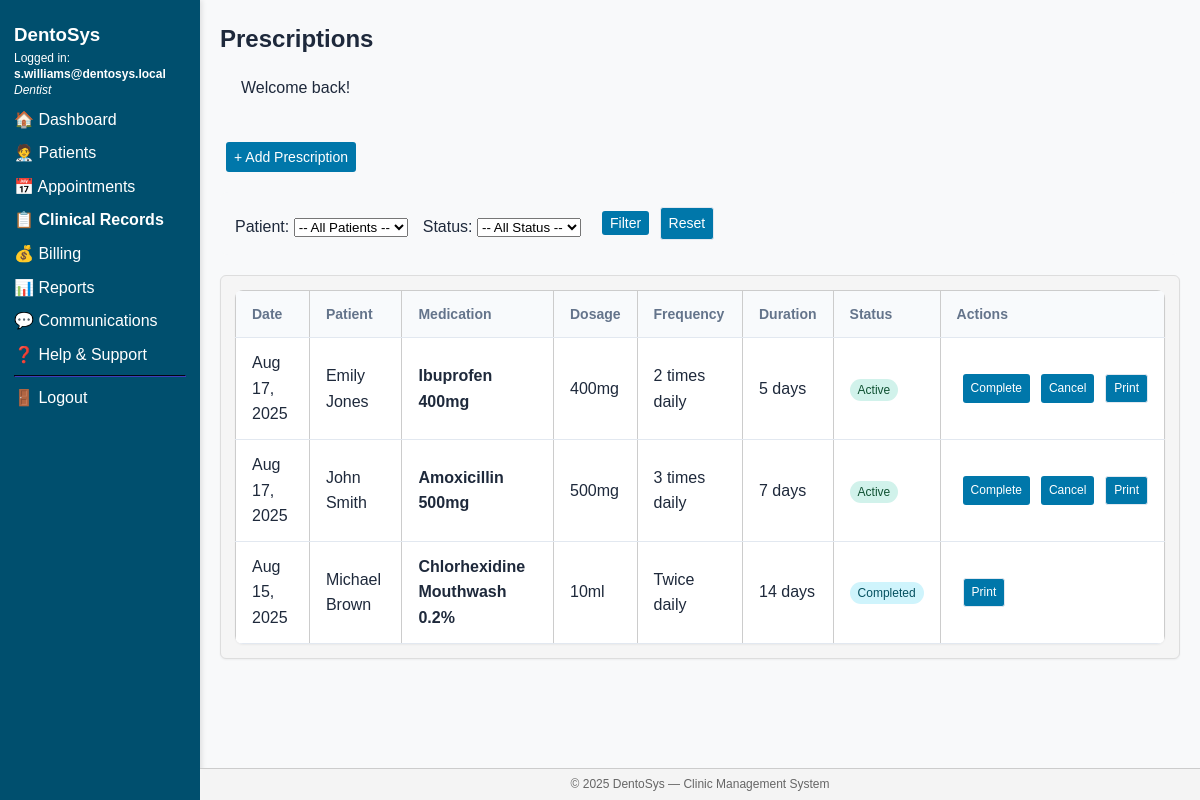
Page /pages/records/prescriptions.php (signed in) on the committed database.
### tables this page shows
CREATE TABLE `UserTbl` (
  `user_id` int(11) NOT NULL AUTO_INCREMENT,
  `email` varchar(100) NOT NULL,
  `password_hash` varchar(255) NOT NULL,
  `role_id` int(11) NOT NULL,
  `is_active` tinyint(1) DEFAULT 1,
  `created_at` timestamp NULL DEFAULT current_timestamp(),
  PRIMARY KEY (`user_id`),
  UNIQUE KEY `email` (`email`),
  KEY `role_id` (`role_id`),
  CONSTRAINT `UserTbl_ibfk_1` FOREIGN KEY (`role_id`) REFERENCES `Role` (`role_id`)
);

CREATE TABLE `Role` (
  `role_id` int(11) NOT NULL,
  `role_name` varchar(50) NOT NULL,
  PRIMARY KEY (`role_id`),
  UNIQUE KEY `role_name` (`role_name`)
);

CREATE TABLE `Prescriptions` (
  `prescription_id` int(11) NOT NULL AUTO_INCREMENT,
  `patient_id` int(11) NOT NULL,
  `dentist_id` int(11) NOT NULL,
  `appointment_id` int(11) DEFAULT NULL,
  `medication_name` varchar(255) NOT NULL,
  `dosage` varchar(100) NOT NULL,
  `frequency` varchar(100) NOT NULL,
  `duration` varchar(100) NOT NULL,
  `instructions` text DEFAULT NULL,
  `status` enum('Active','Completed','Cancelled') DEFAULT 'Active',
  `prescribed_date` datetime DEFAULT current_timestamp(),
  `created_at` timestamp DEFAULT current_timestamp(),
  `updated_at` timestamp DEFAULT current_timestamp() ON UPDATE current_timestamp(),
  PRIMARY KEY (`prescription_id`),
  KEY `patient_id` (`patient_id`),
  KEY `dentist_id` (`dentist_id`),
  KEY `appointment_id` (`appointment_id`),
  CONSTRAINT `Prescriptions_ibfk_1` FOREIGN KEY (`patient_id`) REFERENCES `Patient` (`patient_id`),
  CONSTRAINT `Prescriptions_ibfk_2` FOREIGN KEY (`dentist_id`) REFERENCES `Dentist` (`dentist_id`),
  CONSTRAINT `Prescriptions_ibfk_3` FOREIGN KEY (`appointment_id`) REFERENCES `Appointment` (`appointment_id`)
);

### pages/records/prescriptions.php (the view, shortened to what this page needs)
<?php
require_once BASE_PATH . '/includes/functions.php';
$conn->query("
CREATE TABLE IF NOT EXISTS Prescription (
    prescription_id INT AUTO_INCREMENT PRIMARY KEY,
    patient_id INT NOT NULL,
    dentist_id INT NOT NULL,
    appointment_id INT,
    medication_name VARCHAR(255) NOT NULL,
    dosage VARCHAR(100),
    frequency VARCHAR(100),
    duration VARCHAR(100),
    instructions TEXT,
    prescribed_date DATE NOT NULL,
    status ENUM('Active', 'Completed', 'Cancelled') DEFAULT 'Active',
    created_at TIMESTAMP DEFAULT CURRENT_TIMESTAMP,
    FOREIGN KEY (patient_id) REFERENCES Patient(patient_id) ON DELETE CASCADE,
    FOREIGN KEY (dentist_id) REFERENCES Dentist(dentist_id) ON DELETE CASCADE,
    FOREIGN KEY (appointment_id) REFERENCES Appointment(appointment_id) ON DELETE SET NULL
)
");
$whereSQL = "WHERE 1=1";
$sql = "SELECT pr.*,
               CONCAT(p.first_name, ' ', p.last_name) AS patient_name,
               CONCAT(u.email) AS dentist_name
        FROM Prescriptions pr
        JOIN Patient p ON p.patient_id = pr.patient_id
        JOIN Dentist d ON d.dentist_id = pr.dentist_id
        JOIN UserTbl u ON u.user_id = d.user_id
        $whereSQL
        ORDER BY pr.prescribed_date DESC";
$prescriptions = $conn->query($sql);
include BASE_PATH . '/templates/header.php';
include BASE_PATH . '/templates/sidebar.php';
?>
<main>
  <h2>Prescriptions</h2>
  <?= get_flash(); ?>
  <div style="margin-bottom: 20px;">
    <a class="btn btn-primary" href="add_prescription.php">+ Add Prescription</a>
  </div>
  <form method="get" style="margin-bottom:20px; padding:15px; background:#f8f9fa; border-radius:8px;">
    <div style="display:flex; gap:15px; align-items:end; flex-wrap:wrap;">
      <div>
        <label>Patient:</label>
        <select name="patient" style="margin-top:5px;">
          <option value="">-- All Patients --</option>
        </select>
      </div>
      <div>
        <label>Status:</label>
        <select name="status" style="margin-top:5px;">
          <option value="">-- All Status --</option>
        </select>
      </div>
      <div>
        <button type="submit" class="btn btn-secondary">Filter</button>
        <a href="prescriptions.php" class="btn btn-outline">Reset</a>
      </div>
    </div>
  </form>
  <div class="card">
    <table class="table">
      <thead>
        <tr>
          <th>Date</th>
          <th>Patient</th>
          <th>Medication</th>
          <th>Dosage</th>
          <th>Frequency</th>
          <th>Duration</th>
          <th>Status</th>
          <th>Actions</th>
        </tr>
      </thead>
      <tbody>
        <?php if ($prescriptions->num_rows === 0): ?>
          <tr><td colspan="8" class="text-center">No prescriptions found.</td></tr>
        <?php else: ?>
          <?php while ($rx = $prescriptions->fetch_assoc()): ?>
            <tr>
              <td><?= date('M d, Y', strtotime($rx['prescribed_date'])); ?></td>
              <td><?= htmlspecialchars($rx['patient_name']); ?></td>
              <td><strong><?= htmlspecialchars($rx['medication_name']); ?></strong></td>
              <td><?= htmlspecialchars($rx['dosage']); ?></td>
              <td><?= htmlspecialchars($rx['frequency']); ?></td>
              <td><?= htmlspecialchars($rx['duration']); ?></td>
              <td>
                <span class="badge badge-<?= strtolower($rx['status']) === 'active' ? 'success' : (strtolower($rx['status']) === 'completed' ? 'primary' : 'danger'); ?>">
                  <?= $rx['status']; ?>
                </span>
              </td>
              <td>
                <div style="display:flex; gap:5px;">
                  <?php if ($rx['status'] === 'Active'): ?>
                    <a href="?action=complete&id=<?= $rx['prescription_id']; ?>"
                       class="btn btn-sm btn-success"
                       onclick="return confirm('Mark as completed?');">Complete</a>
                    <a href="?action=cancel&id=<?= $rx['prescription_id']; ?>"
                       class="btn btn-sm btn-danger"
                       onclick="return confirm('Cancel prescription?');">Cancel</a>
                  <?php endif; ?>
                  <a href="print_prescription.php?id=<?= $rx['prescription_id']; ?>"
                     class="btn btn-sm btn-outline" target="_blank">Print</a>
                </div>
              </td>
            </tr>
          <?php endwhile; ?>
        <?php endif; ?>
      </tbody>
    </table>
  </div>
</main>
<?php include BASE_PATH . '/templates/footer.php'; ?>

### templates/sidebar.php (shortened to what this page needs)
<?php
$userEmail = $roleName = '';
$roleID    = 0;
if (!empty($_SESSION['user_id'])) {
    $uid = (int)$_SESSION['user_id'];
    $qry = $conn->query(
        "SELECT u.email, r.role_name, r.role_id
         FROM UserTbl u
         JOIN Role   r ON r.role_id = u.role_id
         WHERE u.user_id = $uid LIMIT 1"
    );
    if ($row = $qry->fetch_assoc()) {
        $userEmail = $row['email'];
        $roleName  = $row['role_name'];
        $roleID    = (int) $row['role_id'];
    }
}
$current = $_SERVER['REQUEST_URI'];
$active  = fn(string $sub) =>
    (strpos($current, $sub) !== false) ? 'style="font-weight:bold;"' : '';
?>
<aside class="sidebar">
  <h3 style="margin-top:0;">DentoSys</h3>
  <p style="font-size:12px;line-height:1.35em;">
    Logged&nbsp;in:<br>
    <strong><?= htmlspecialchars($userEmail); ?></strong><br>
    <em><?= htmlspecialchars($roleName); ?></em>
  </p>
  <nav>
    <?php if ($roleID === 4):  ?>
      <a <?= $active('/dashboard');       ?> href="/dentosys/pages/patients/my_profile.php">👤 My Profile</a>
      <a <?= $active('/appointments');    ?> href="/dentosys/pages/patients/my_appointments.php">📅 My Appointments</a>
      <a <?= $active('/records');         ?> href="/dentosys/pages/patients/my_records.php">📋 My Records</a>
      <a <?= $active('/prescriptions');   ?> href="/dentosys/pages/patients/my_prescriptions.php">💊 My Prescriptions</a>
      <a <?= $active('/billing');         ?> href="/dentosys/pages/patients/my_billing.php">💰 My Bills</a>
      <a <?= $active('/book');            ?> href="/dentosys/pages/patients/book_appointment.php">➕ Book Appointment</a>
    <?php else:  ?>
      <a <?= $active('/dashboard.php');   ?> href="/dentosys/pages/dashboard.php">🏠 Dashboard</a>
      <a <?= $active('/patients');        ?> href="/dentosys/pages/patients/list.php">🧑‍⚕️ Patients</a>
      <a <?= $active('/appointments');    ?> href="/dentosys/pages/appointments/calendar.php">📅 Appointments</a>
      <a <?= $active('/records');         ?> href="/dentosys/pages/records/list.php">📋 Clinical Records</a>
      <a <?= $active('/billing');         ?> href="/dentosys/pages/billing/invoices.php">💰 Billing</a>
      <?php if ($roleID !== 3):  ?>
        <a <?= $active('/reports');       ?> href="/dentosys/pages/reports/financial.php">📊 Reports</a>
        <a <?= $active('/communications');?> href="/dentosys/pages/communications/templates.php">💬 Communications</a>
      <?php endif; ?>
    <?php endif; ?>
    <a <?= $active('/help');            ?> href="/dentosys/pages/help.php">❓ Help & Support</a>
    <hr style="border-color:#226;">
    <a href="/dentosys/auth/logout.php">🚪 Logout</a>
  </nav>
</aside>

### assets/css/framework.css (style rules this page uses)
:root { --primary-color: #2563eb; --primary-hover: #1d4ed8; --secondary-color: #64748b; --success-color: #10b981; --warning-color: #f59e0b; --error-color: #ef4444; --background: #f8fafc; --surface: #ffffff; --text-primary: #1e293b; --text-secondary: #64748b; --border-color: #e2e8f0; --font-family: 'Inter', -apple-system, BlinkMacSystemFont, sans-serif; --font-size-xs: 0.75rem; --font-size-sm: 0.875rem; --font-size-base: 1rem; --font-size-lg: 1.125rem; --font-size-xl: 1.25rem; --font-size-2xl: 1.5rem; --font-size-3xl: 1.875rem; --spacing-1: 0.25rem; --spacing-2: 0.5rem; --spacing-3: 0.75rem; --spacing-4: 1rem; --spacing-6: 1.5rem; --spacing-8: 2rem; --radius-sm: 0.25rem; --radius-md: 0.375rem; --radius-lg: 0.5rem; --radius-xl: 0.75rem; --shadow-sm: 0 1px 2px 0 rgb(0 0 0 / 0.05); --shadow-md: 0 4px 6px -1px rgb(0 0 0 / 0.1); --shadow-lg: 0 10px 15px -3px rgb(0 0 0 / 0.1); }
* { box-sizing: border-box; margin: 0; padding: 0; }
body { font-family: var(--font-family); font-size: var(--font-size-base); line-height: 1.6; color: var(--text-primary); background-color: var(--background); }
.card { background: var(--surface); border: 1px solid var(--border-color); border-radius: var(--radius-lg); padding: var(--spacing-6); box-shadow: var(--shadow-sm); transition: box-shadow 0.2s ease; }
.btn { display: inline-flex; align-items: center; justify-content: center; padding: var(--spacing-2) var(--spacing-4); font-size: var(--font-size-sm); font-weight: 500; border: none; border-radius: var(--radius-md); cursor: pointer; text-decoration: none; transition: all 0.2s ease; gap: var(--spacing-2); }
.btn-primary { background-color: var(--primary-color); color: white; }
.btn-secondary { background-color: var(--secondary-color); color: white; }
.btn-success { background-color: var(--success-color); color: white; }
.btn-danger { background-color: var(--error-color); color: white; }
.btn-outline { background-color: transparent; border: 1px solid var(--border-color); color: var(--text-primary); }
.btn-sm { padding: var(--spacing-1) var(--spacing-3); font-size: var(--font-size-xs); }
.table { width: 100%; border-collapse: collapse; background: var(--surface); border-radius: var(--radius-lg); overflow: hidden; box-shadow: var(--shadow-sm); }
.table th, .table td { padding: var(--spacing-3) var(--spacing-4); text-align: left; border-bottom: 1px solid var(--border-color); }
.table th { background-color: var(--background); font-weight: 600; font-size: var(--font-size-sm); color: var(--text-secondary); }

### assets/css/style.css (style rules this page uses)
body { background-color: #f8f9fa; }
.sidebar { width: 240px; min-height: 100vh; background-color: #004F6E; color: #fff; box-shadow: 2px 0 5px rgba(0,0,0,0.1); }
main { flex: 1; padding: 2rem; overflow-x: auto; }

### templates/header.php (style rules this page uses)
body { display:flex;min-height:100vh;margin:0;font-family:Arial,Helvetica,sans-serif; }
.sidebar { width:200px;min-height:100vh;background:#004F6E;color:#fff;padding:20px 14px;box-sizing:border-box; }
.sidebar a { color:#fff;text-decoration:none;display:block;margin:8px 0; }
main { flex:1;padding:20px 20px 60px;box-sizing:border-box;overflow-x:auto; }
.card { background:#f5f5f5;border:1px solid #ddd;border-radius:6px; padding:14px;text-align:center;min-width:160px; }
.btn { background:#0077aa;color:#fff;padding:4px 8px;border-radius:3px;text-decoration:none;margin-left:6px }
table { border-collapse:collapse;width:100% }
th,td { border:1px solid #ccc;padding:6px }
th { background:#f4f4f4 }

### pages/records/prescriptions.php (style rules this page uses)
.badge { padding: 4px 8px; border-radius: 12px; font-size: 12px; font-weight: 500; }
.badge-success { background: #d1f2eb; color: #0f5132; }
.badge-primary { background: #cff4fc; color: #055160; }

### rows in the picture
usertbl: email "s.williams@dentosys.local", role.role_name "Dentist"
prescriptions: prescribed_date "Aug 17, 2025", patient_name "Emily Jones", medication_name "Ibuprofen 400mg", dosage "400mg", frequency "2 times daily", duration "5 days", status "Active"
prescriptions: prescribed_date "Aug 17, 2025", patient_name "John Smith", medication_name "Amoxicillin 500mg", dosage "500mg", frequency "3 times daily", duration "7 days", status "Active"
prescriptions: prescribed_date "Aug 15, 2025", patient_name "Michael Brown", medication_name "Chlorhexidine Mouthwash 0.2%", dosage "10ml", frequency "Twice daily", duration "14 days", status "Completed"

### other values in the picture
$m "Welcome back!"
